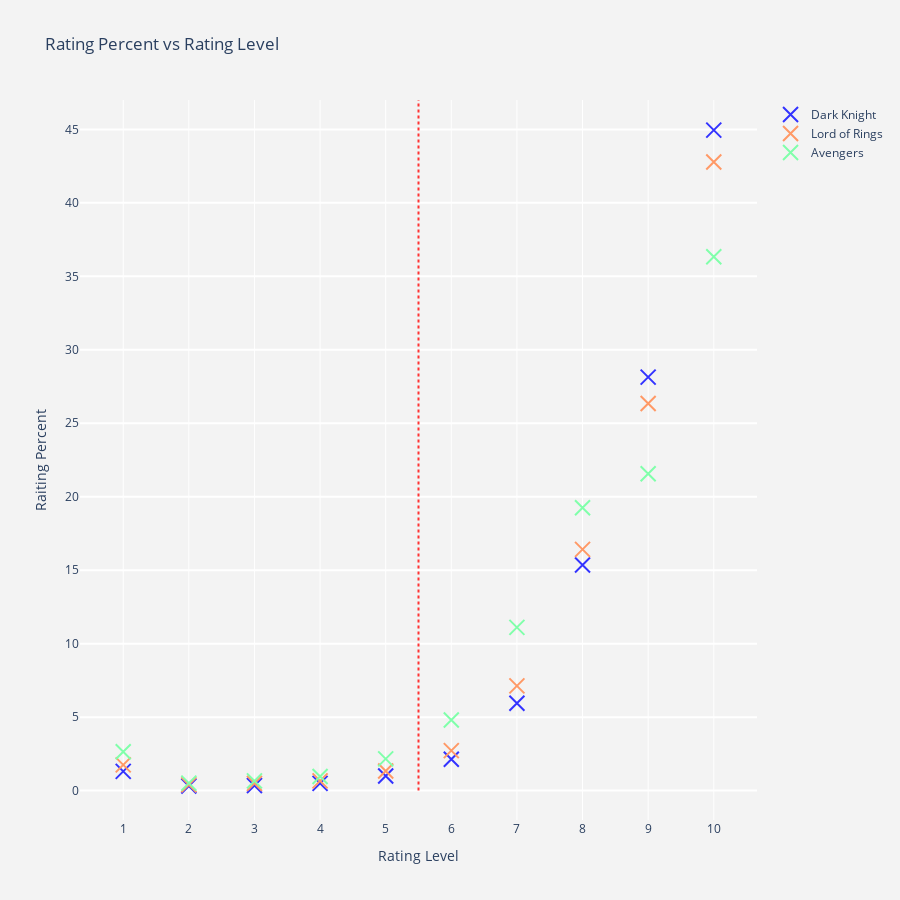

Here is the notebook cell this chart was saved with:
### Code cell
# Dictionary with dataframes for each movie
movie_names = ['Dark Knight', 'Lord of Rings', 'Avengers']

movie_data = {"Dark Knight": movieDf["Dark Knight"], 
              "Lord of Rings": movieDf["Dark Knight"], 
              "Avengers": movieDf["Dark Knight"]}

movie_colors = {"Dark Knight": "#3333ff", 
              "Lord of Rings": "#ff9966", 
              "Avengers": "#80ffaa"}

# Create figure
fig = go.Figure()

for movie_names, movie in movie_data.items():
    fig.add_trace(go.Scatter(
        x=movieDf['Rating'], y=movieDf[movie_names],
        name=movie_names, text=movieDf[movie_names],
        marker_size=15,
        #marker_symbol="diamond-wide",
        marker_symbol="x-thin",
        marker_color=movie_colors[movie_names],
        marker_line_color=movie_colors[movie_names],
        marker_line_width=2,
    ))

#Add vertical line
fig.add_shape(type="line",
    x0=4.5, y0=0, x1=4.5, y1=47,
    line=dict(color="#ff3333",width=2,dash="dot",)
)

# Tune marker appearance and layout
fig.update_traces(mode='markers', marker=dict(sizemode='area',sizeref=10))

fig.update_layout(
    title='Rating Percent vs Rating Level',
    height=900,
    xaxis=dict(
        title='Rating Level',
        gridcolor='white',
        type="category"
    ),
    yaxis=dict(
        title='Raiting Percent',
        gridcolor='white',
        gridwidth=2,
        range=[-2,47]
    ),
    paper_bgcolor='rgb(243, 243, 243)',
    plot_bgcolor='rgb(243, 243, 243)',
)
fig.show()

### Figure 1 — Plotly figure (JSON) as saved in the notebook; plotly's stock layout.template omitted (floating-point values rounded to 4 significant figures)
{"data": [{"marker": {"color": "#3333ff", "line": {"color": "#3333ff", "width": 2}, "size": 15, "sizemode": "area", "sizeref": 10, "symbol": "x-thin"}, "mode": "markers", "name": "Dark Knight", "text": [1.31, 0.31, 0.35, 0.49, 1, 2.13, 5.95, 15.35, 28.14, 44.95], "type": "scatter", "x": [1, 2, 3, 4, 5, 6, 7, 8, 9, 10], "y": [1.31, 0.31, 0.35, 0.49, 1, 2.13, 5.95, 15.35, 28.14, 44.95]}, {"marker": {"color": "#ff9966", "line": {"color": "#ff9966", "width": 2}, "size": 15, "sizemode": "area", "sizeref": 10, "symbol": "x-thin"}, "mode": "markers", "name": "Lord of Rings", "text": [1.75, 0.4, 0.49, 0.66, 1.33, 2.72, 7.13, 16.42, 26.34, 42.78], "type": "scatter", "x": [1, 2, 3, 4, 5, 6, 7, 8, 9, 10], "y": [1.75, 0.4, 0.49, 0.66, 1.33, 2.72, 7.13, 16.42, 26.34, 42.78]}, {"marker": {"color": "#80ffaa", "line": {"color": "#80ffaa", "width": 2}, "size": 15, "sizemode": "area", "sizeref": 10, "symbol": "x-thin"}, "mode": "markers", "name": "Avengers", "text": [2.64, 0.51, 0.66, 0.96, 2.16, 4.81, 11.11, 19.25, 21.56, 36.33], "type": "scatter", "x": [1, 2, 3, 4, 5, 6, 7, 8, 9, 10], "y": [2.64, 0.51, 0.66, 0.96, 2.16, 4.81, 11.11, 19.25, 21.56, 36.33]}], "layout": {"height": 900, "paper_bgcolor": "rgb(243, 243, 243)", "plot_bgcolor": "rgb(243, 243, 243)", "shapes": [{"line": {"color": "#ff3333", "dash": "dot", "width": 2}, "type": "line", "x0": 4.5, "x1": 4.5, "y0": 0, "y1": 47}], "title": {"text": "Rating Percent vs Rating Level"}, "xaxis": {"gridcolor": "white", "title": {"text": "Rating Level"}, "type": "category"}, "yaxis": {"gridcolor": "white", "gridwidth": 2, "range": [-2, 47], "title": {"text": "Raiting Percent"}}}}
